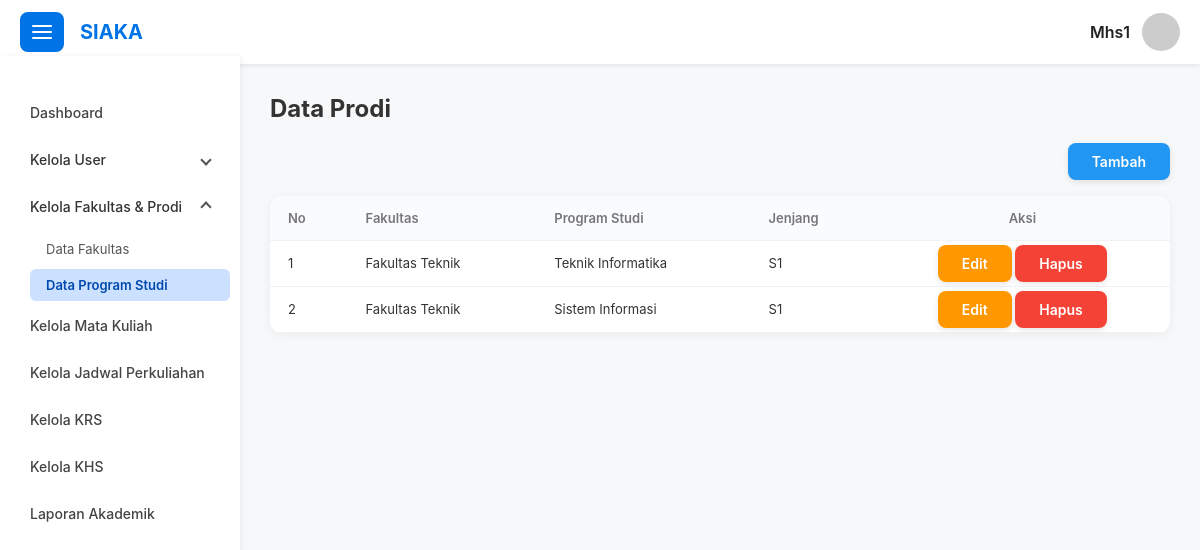
Page /page/prodi/data_prodi.php (signed in) on the earlier database version.
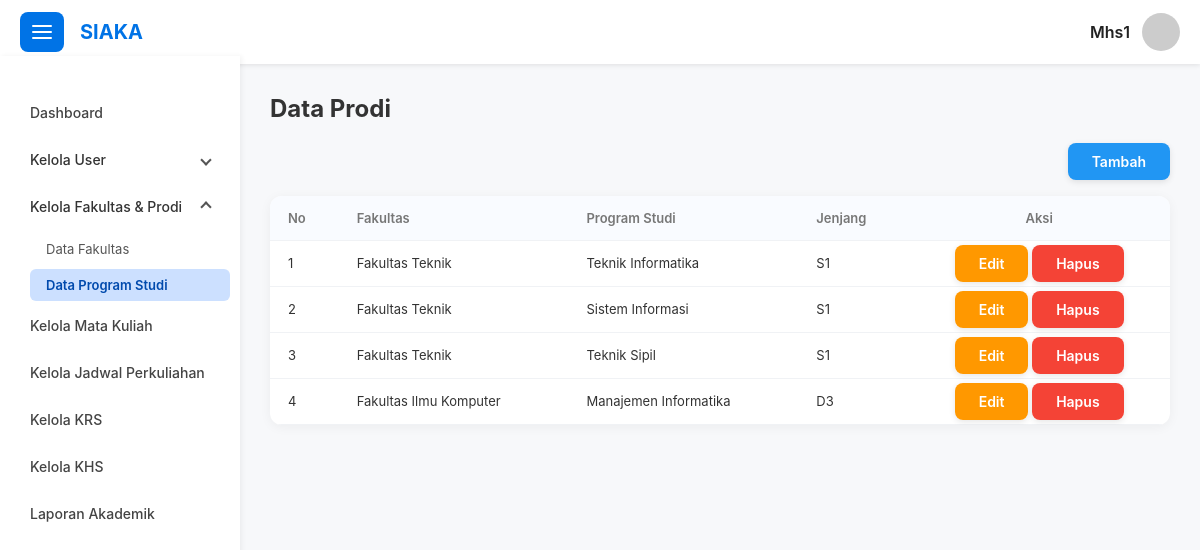
Same page on the later database version.
### tables this page shows
CREATE TABLE `prodi` (
  `id` int(11) NOT NULL,
  `nama_prodi` varchar(100) NOT NULL,
  `id_fakultas` int(11) NOT NULL,
  `jenjang` enum('D3','S1','S2') DEFAULT NULL
);

CREATE TABLE `fakultas` (
  `id` int(11) NOT NULL,
  `nama_fakultas` varchar(100) NOT NULL
);

### config/config.php (called while the page is built, shortened)
<?php
function base_url($path = '')
{
  return BASE_URL . ltrim($path, '/');
}

### page/prodi/data_prodi.php (the view, shortened to what this page needs)
<?php include("../../layout/header.php"); ?>
<?php include("../../layout/topbar.php"); ?>
<?php include("../../layout/sidebar.php"); ?>
<?php include("../../config/db.php"); ?>
<section id="data-prodi">
  <div class="row">
    <div class="col-md-12 mb-3">
      <a href="<?= base_url("/page/prodi/tambah_prodi.php") ?>" class="btn btn-info float-right">Tambah</a>
    </div>
    <div class="col-md-12">
      <table>
        <thead>
          <tr>
            <th>No</th>
            <th>Fakultas</th>
            <th>Program Studi</th>
            <th>Jenjang</th>
            <th class="text-center">Aksi</th>
          </tr>
        </thead>
        <?php
        $query = "SELECT p.*, f.nama_fakultas FROM prodi p JOIN fakultas f ON f.id = p.id_fakultas";
        $sql = mysqli_query($conn, $query);
        $count = mysqli_num_rows($sql);
        $no = 1;
        ?>
        <tbody id="prodi-table-body">
          <?php if ($count > 0) { ?>
            <?php while ($data = mysqli_fetch_array($sql)) { ?>
              <tr>
                <td><?= $no++; ?></td>
                <td><?= $data["nama_fakultas"]; ?></td>
                <td><?= $data["nama_prodi"]; ?></td>
                <td><?= $data["jenjang"]; ?></td>
                <td class="text-center">
                  <a href="<?= base_url("/page/prodi/edit_prodi.php") . "?id=" . $data["id"]; ?>" class="btn btn-warning">Edit</a>
                  <a href="<?= base_url("/action/prodi/hapus_data.php") . "?id=" . $data["id"]; ?>" class="btn btn-danger">Hapus</a>
                </td>
              </tr>
            <?php } ?>
          <?php } else { ?>
            <tr>
              <td colspan="6" style="text-align: center;">Tidak ada data</td>
            </tr>
          <?php } ?>
        </tbody>
      </table>
    </div>
  </div>
</section>
<?php include("../../layout/scripts.php"); ?>
<?php include("../../layout/footer.php"); ?>

Differences in the rows shown:
added prodi: id_fakultas.nama_fakultas "Fakultas Teknik", nama_prodi "Teknik Sipil", jenjang "S1"
added prodi: id_fakultas.nama_fakultas "Fakultas Ilmu Komputer", nama_prodi "Manajemen Informatika", jenjang "D3"
